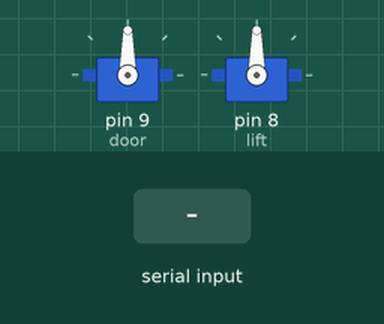
A sketch run on a simulated Arduino Uno, built with avr-gcc and run on an emulated ATmega328P. Parts: 2 × servo. The inputs (shaded band) are chosen by the test bench.

Above: at 1.2 s.
1.3 s: "0" received over Serial
At 1.8 s:
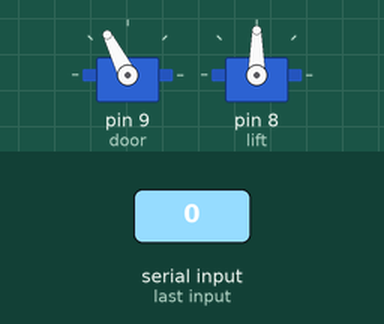
At 2.6 s:
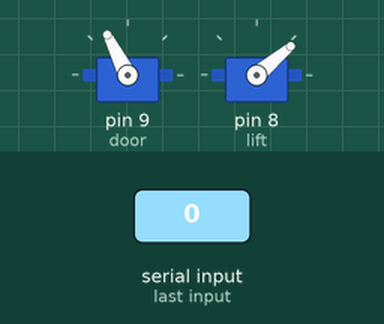
Timing chart, 0 to 9.8 s (numbered marks = the images above; inputs shaded):
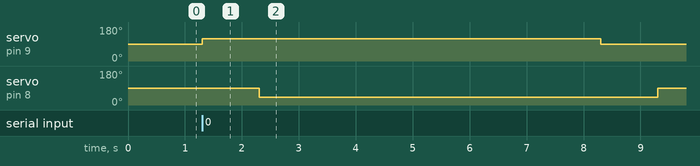

The sketch:

mcu.ino
```cpp
#include <Servo.h>

Servo door;
Servo lift;

int data;

void setup() {
  Serial.begin(9600);
  door.attach(9);
  lift.attach(8);
  lift.write(90);
  door.write(90);
}

void loop() {

  while (Serial.available()) {
    data = Serial.read();

    if (data == '0') {
      door.write(117);
      delay(1000);
      lift.write(40);
      delay(6000);
      door.write(90);
      delay(1000);
      lift.write(90);
      delay(1000);
    }

    else if (data == '1') {
      door.write(55);
      delay(1000);
      lift.write(40);
      delay(6000);
      door.write(90);
      delay(1000);
      lift.write(90);
      delay(1000);
    }
  }
}
```

Measured:
- after the input at 1.3 s, servo on pin 9 (door): 90° → 117° at once, → 90° 7.0 s later; servo on pin 8 (lift): 90° → 40° after 1.0 s, → 90° 7.0 s later
